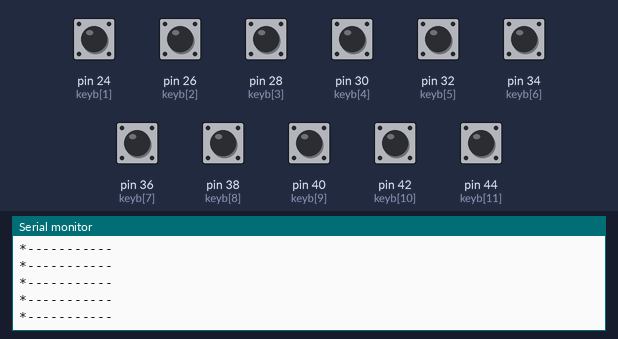
The sketch below on a simulated Arduino Mega 2560, built with avr-gcc and run on an emulated ATmega2560. Parts: the last lines printed to the serial monitor. The inputs (shaded band) are chosen by the test bench; at power-on: pin 24 (keyb[1]), pin 26 (keyb[2]), pin 28 (keyb[3]), pin 30 (keyb[4]), pin 32 (keyb[5]), pin 34 (keyb[6]), pin 36 (keyb[7]), pin 38 (keyb[8]), pin 40 (keyb[9]), pin 42 (keyb[10]), pin 44 (keyb[11]) HIGH.

Above: at 1.2 s.
1.3 s: pin 24 (keyb[1]) pulled LOW for 0.15 s
At 1.31 s:
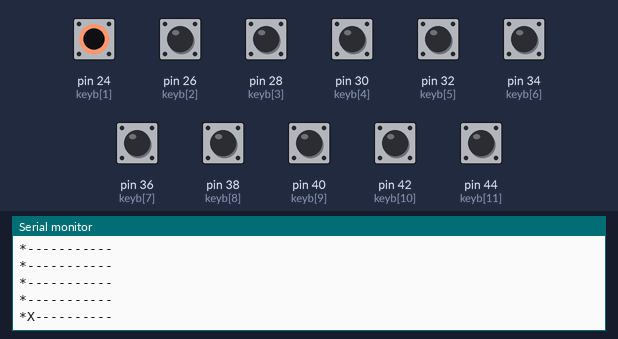
2.9 s: pin 26 (keyb[2]) pulled LOW for 0.15 s
At 2.92 s:
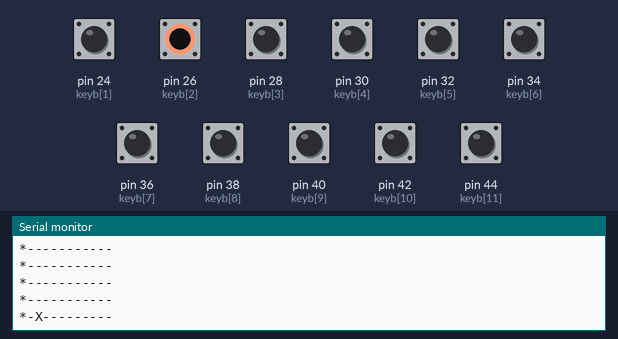
4.5 s: pin 28 (keyb[3]) pulled LOW for 0.15 s
At 4.52 s:
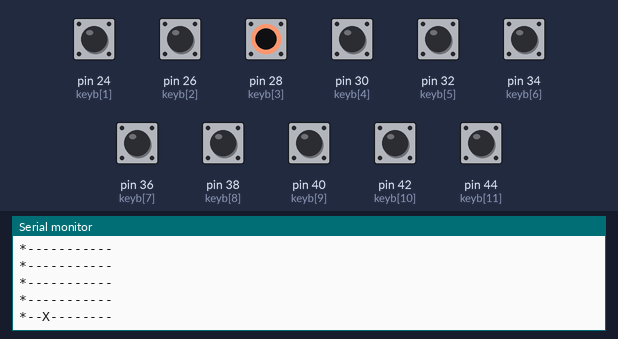
6.1 s: pin 30 (keyb[4]) pulled LOW for 0.15 s
At 6.12 s:
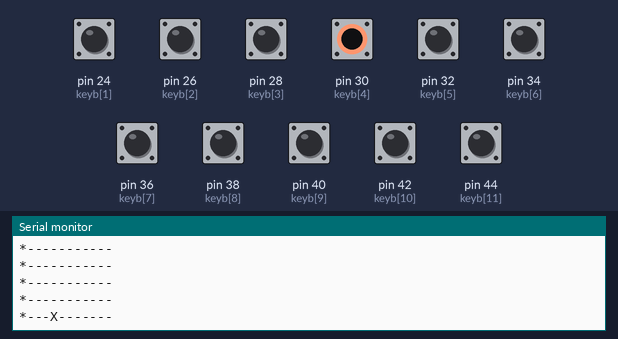
7.7 s: pin 32 (keyb[5]) pulled LOW for 0.15 s
At 7.73 s:
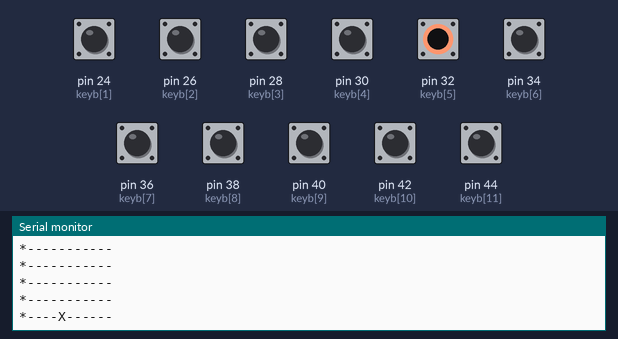
9.3 s: pin 34 (keyb[6]) pulled LOW for 0.15 s
At 9.33 s:
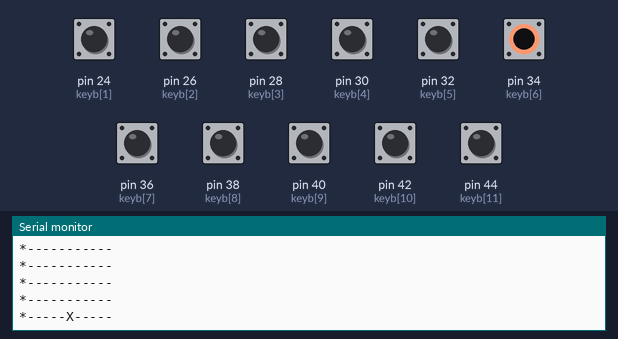

The sketch:

01_SynthPinsTest_Single.ino
```cpp
//EndlessSynth, Toy Piano Keyboard Pins Test

//Device: Arduino Mega
//Connection:
//- 12 pins from Toy Piano to Arduino Mega: 22,24,26,...,44
//Monitor port:
//- baud must be set to 500000!

/*
pins: 0 1 2 3 4 5 6 7 8 9 10 11
keys: 0..31

pin 0 and 4,5,6,7,8,9,10,11 - keys 0..7
pin 1 and 4,5,6,7,8,9,10,11 - keys 8..15
pin 2 and 4,5,6,7,8,9,10,11 - keys 16..23
pin 3 and 4,5,6,7,8,9,10,11 - keys 24..31
(key numbers are reverted)

NOTE: there is some issue with switching control pins 0,1,2,3:
if for example key 0 and 8 is pressed:
- then if pin 0 and pin 1 will be in opposite state - the result is flowing + to -, short circuit.
  To resolve the problem, we must use diodes, or just disable current from control pins 0,1,2,3 when not used
  But we will deal with it in the next sketch, here we just testing pins communation
*/
//Result: keyboard is polyphonic, can be read by blocks of 8 keys


const int N = 12;
int keyb[N] = {22,24,26,28,30,32,34,36,38,40,42,44};

int ground = 0; //индекс пина для земли - пытаемся обнаружить логику пинов, перебирая ее
             //1;
             //2;
             //3;

void setup() {
  //Печать приветствия
  Serial.begin(500000);
  Serial.println("EndlessSynth Keyboard Pins tester 1.1");
  Serial.print("  ");
  for (int i=0; i<N; i++) {
    Serial.print(keyb[i]); Serial.print(" ");
  }
  Serial.println();

  //Установка пинов
  for (int i=0; i<N; i++) {
    if (i == ground) {   //выдаем на этот пин GND, а остальные включаем на вход
      pinMode(keyb[i], OUTPUT);
      digitalWrite(keyb[i], LOW);
    }
    else {
      pinMode(keyb[i], INPUT_PULLUP);
    }
  }
}

void loop() {
  //Проверка пинов и выдача на печать
  for (int i=0; i<N; i++) {
    if (i == ground) Serial.print("*");
    else {
      int v = digitalRead(keyb[i]);
      if (v == LOW) Serial.print("X");
      else Serial.print("-");
    }
  }
  Serial.println();
  delay(100);


}
```

Measured:
- after the input at 1.3 s, the serial monitor: prints a new line at once (image 1)
- after the input at 2.9 s, the serial monitor: prints a new line at once (image 2)
- after the input at 4.5 s, the serial monitor: prints a new line at once (image 3)
- after the input at 6.1 s, the serial monitor: prints a new line at once (image 4)
- after the input at 7.7 s, the serial monitor: prints a new line at once (image 5)
- after the input at 9.3 s, the serial monitor: prints a new line at once (image 6)
